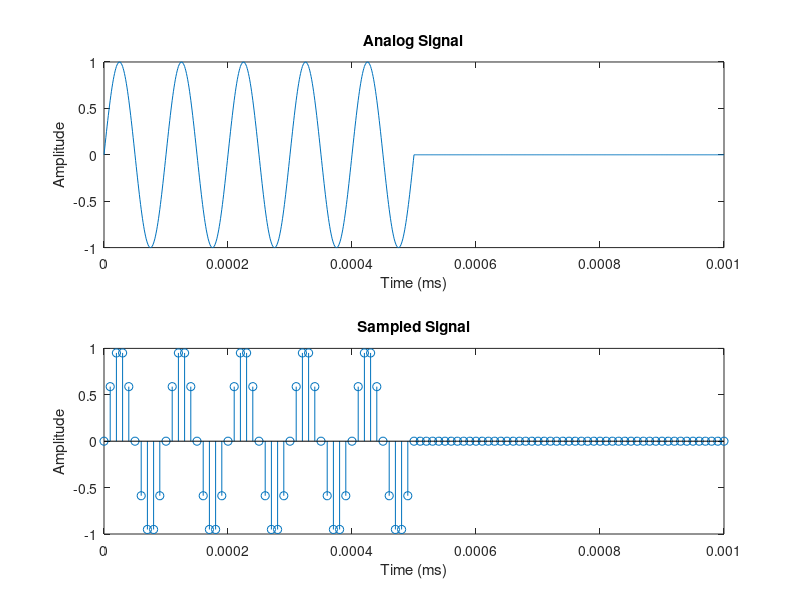

The MATLAB source for this figure: (Note: this script raises an error after producing the figure.)
%!-------------------------------------------------------------------------
%! DSP HW4 #5
%!  - Generate a pulsed sine wave with f=10kHz and pulse width of .5ms
%!      starting at 0 and ending at T-stop
%!  - Sample the analog signal with Ts=.01ms
%!  - Compute and display the magnitude of the DTFT
%!-------------------------------------------------------------------------

%! Enviorment
t_stop = [.001, .005];
f = 10000;
pulse_width = .0005;

for i=1:length(t_stop)
    t = 0:.000001:t_stop(i); % Analog sample times
    sample_rate = .00001/.000001;
    n = t(1:int32(sample_rate):end);
    w = linspace(0, pi, length(n));
    
    % Signal
    xt = sin(2*pi*f*t) .* ((t - pulse_width) <= 0);
    xn = sin(2*pi*f*n) .* ((n - pulse_width) <= 0);
    
    % Plot time domain signals
    figure((i-1)*2+1)
    subplot(2,1,1)
    plot(t, xt)
    xlabel('Time (ms)')
    ylabel('Amplitude')
    title('Analog Signal')
    subplot(2,1,2)
    stem(n, xn)
    xlabel('Time (ms)')
    ylabel('Amplitude')
    title('Sampled Signal')

    % Take DTFT
    n = n * 100000;
    xf = dtft(xn, n, w);
    figure((i-1)*2+2)
    plot(w, abs(xf))
    xlabel('w')
    ylabel('|X(w)|')
    title('Magnitude of X(w)')
end

disp(['The major frequency component is at w = .628319 rad/sample which ' ...
    'translates to F = 10kHz with f = F/Fs and Fs = 100000kHz. It looks like there is ' ...
    'a minor peak about every 2000Hz which most likely comes from the step' ...
    'function. The DTFT of the signals look pretty much the same as eachother.'])